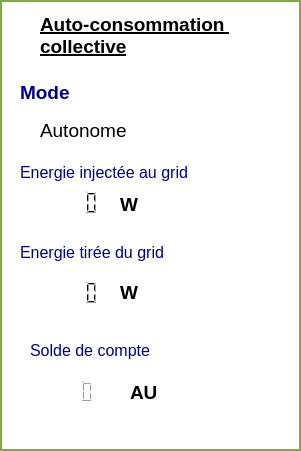
     <widget class="QWidget" name="Grid" native="true">
      <property name="geometry">
       <rect>
        <x>710</x>
        <y>98</y>
        <width>301</width>
        <height>451</height>
       </rect>
      </property>
      <property name="styleSheet">
       <string notr="true">background-color: rgb(255, 255, 255);border:2px solid rgb(125, 172, 56);</string>
      </property>
      <widget class="QLabel" name="gridIMG">
       <property name="geometry">
        <rect>
         <x>170</x>
         <y>60</y>
         <width>111</width>
         <height>91</height>
        </rect>
       </property>
       <property name="styleSheet">
        <string notr="true">border:0px ;</string>
       </property>
       <property name="text">
        <string/>
       </property>
       <property name="pixmap">
        <pixmap>images/consCollective.png</pixmap>
       </property>
       <property name="scaledContents">
        <bool>true</bool>
       </property>
      </widget>
      <widget class="QLabel" name="label_67">
       <property name="geometry">
        <rect>
         <x>20</x>
         <y>240</y>
         <width>171</width>
         <height>25</height>
        </rect>
       </property>
       <property name="font">
        <font>
         <family>Arial</family>
         <pointsize>12</pointsize>
        </font>
       </property>
       <property name="styleSheet">
        <string notr="true">color: rgb(0, 0, 127);border:0px ;</string>
       </property>
       <property name="text">
        <string>Energie tirée du grid</string>
       </property>
      </widget>
      <widget class="QLabel" name="label_74">
       <property name="geometry">
        <rect>
         <x>20</x>
         <y>160</y>
         <width>171</width>
         <height>25</height>
        </rect>
       </property>
       <property name="font">
        <font>
         <family>Arial</family>
         <pointsize>12</pointsize>
        </font>
       </property>
       <property name="styleSheet">
        <string notr="true">color: rgb(0, 0, 127);border:0px ;</string>
       </property>
       <property name="text">
        <string>Energie injectée au grid</string>
       </property>
      </widget>
      <widget class="QLCDNumber" name="outgoingPower">
       <property name="geometry">
        <rect>
         <x>10</x>
         <y>280</y>
         <width>90</width>
         <height>25</height>
        </rect>
       </property>
       <property name="styleSheet">
        <string notr="true">color: rgb(0, 0, 0);border:0px ;</string>
       </property>
       <property name="digitCount">
        <number>7</number>
       </property>
       <property name="value" stdset="0">
        <double>0.000000000000000</double>
       </property>
      </widget>
      <widget class="QLCDNumber" name="ingoingPower">
       <property name="geometry">
        <rect>
         <x>10</x>
         <y>190</y>
         <width>90</width>
         <height>25</height>
        </rect>
       </property>
       <property name="styleSheet">
        <string notr="true">color: rgb(0, 0, 0);border:0px ;</string>
       </property>
       <property name="digitCount">
        <number>7</number>
       </property>
       <property name="value" stdset="0">
        <double>0.000000000000000</double>
       </property>
      </widget>
      <widget class="QLabel" name="label_77">
       <property name="geometry">
        <rect>
         <x>120</x>
         <y>280</y>
         <width>31</width>
         <height>25</height>
        </rect>
       </property>
       <property name="font">
        <font>
         <pointsize>14</pointsize>
         <weight>75</weight>
         <bold>true</bold>
        </font>
       </property>
       <property name="styleSheet">
        <string notr="true">color: rgb(0, 0, 0);border:0px ;</string>
       </property>
       <property name="text">
        <string>W</string>
       </property>
      </widget>
      <widget class="QLabel" name="label_81">
       <property name="geometry">
        <rect>
         <x>20</x>
         <y>80</y>
         <width>111</width>
         <height>25</height>
        </rect>
       </property>
       <property name="font">
        <font>
         <pointsize>14</pointsize>
         <weight>75</weight>
         <bold>true</bold>
        </font>
       </property>
       <property name="styleSheet">
        <string notr="true">color: rgb(0, 0, 127);border:0px ;</string>
       </property>
       <property name="text">
        <string>Mode</string>
       </property>
      </widget>
      <widget class="QLabel" name="label_82">
       <property name="geometry">
        <rect>
         <x>120</x>
         <y>192</y>
         <width>31</width>
         <height>25</height>
        </rect>
       </property>
       <property name="font">
        <font>
         <pointsize>14</pointsize>
         <weight>75</weight>
         <bold>true</bold>
        </font>
       </property>
       <property name="styleSheet">
        <string notr="true">color: rgb(0, 0, 0);border:0px ;</string>
       </property>
       <property name="text">
        <string>W</string>
       </property>
      </widget>
      <widget class="QLabel" name="label_76">
       <property name="geometry">
        <rect>
         <x>40</x>
         <y>10</y>
         <width>221</width>
         <height>51</height>
        </rect>
       </property>
       <property name="font">
        <font>
         <family>Arial</family>
         <pointsize>14</pointsize>
         <weight>75</weight>
         <bold>true</bold>
         <underline>true</underline>
        </font>
       </property>
       <property name="styleSheet">
        <string notr="true">color: rgb(0, 0, 0);border:0px ;</string>
       </property>
       <property name="text">
        <string>&lt;html&gt;&lt;head/&gt;&lt;body&gt;&lt;p&gt;Auto-consommation &lt;br/&gt;collective&lt;/p&gt;&lt;/body&gt;&lt;/html&gt;</string>
       </property>
      </widget>
      <widget class="QLabel" name="mode">
       <property name="geometry">
        <rect>
         <x>40</x>
         <y>120</y>
         <width>91</width>
         <height>21</height>
        </rect>
       </property>
       <property name="font">
        <font>
         <family>Arial</family>
         <pointsize>14</pointsize>
         <italic>false</italic>
        </font>
       </property>
       <property name="styleSheet">
        <string notr="true">border:0px ;color: rbg(0,0,0);</string>
       </property>
       <property name="text">
        <string>Autonome</string>
       </property>
      </widget>
      <widget class="QLabel" name="label_11">
       <property name="geometry">
        <rect>
         <x>30</x>
         <y>340</y>
         <width>151</width>
         <height>21</height>
        </rect>
       </property>
       <property name="font">
        <font>
         <pointsize>12</pointsize>
        </font>
       </property>
       <property name="styleSheet">
        <string notr="true">color: rgb(0, 0, 127);border:0px ;</string>
       </property>
       <property name="text">
        <string>Solde de compte</string>
       </property>
      </widget>
      <widget class="QLCDNumber" name="solde">
       <property name="geometry">
        <rect>
         <x>21</x>
         <y>380</y>
         <width>91</width>
         <height>23</height>
        </rect>
       </property>
       <property name="styleSheet">
        <string notr="true">color:rgb(0, 0, 0);border:0px ;</string>
       </property>
      </widget>
      <widget class="QLabel" name="label_14">
       <property name="geometry">
        <rect>
         <x>130</x>
         <y>382</y>
         <width>47</width>
         <height>21</height>
        </rect>
       </property>
       <property name="font">
        <font>
         <pointsize>14</pointsize>
         <weight>75</weight>
         <bold>true</bold>
        </font>
       </property>
       <property name="styleSheet">
        <string notr="true">color:rgb(0, 0, 0);border:0px ;</string>
       </property>
       <property name="text">
        <string>AU</string>
       </property>
      </widget>
     </widget>
